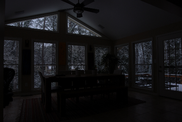
#> input picture hdr/example/sample-00.png, 182 x 122 px, shrunk from 484 x 324 before the run; its folder holds 4 pictures in this run
$ python main.py   (older library calls are emulated)
#> lines starting #> are read from the running program, lines starting #| are printed output that depends on the picture
#> in load_images_from_folder, img is the input picture: shape (122, 182, 3); mean B, G, R 20.4, 18.8, 19.2
### hdr/hdr.py
import numpy as np
import cv2
import random
import time

def linearWeight(pixel_value):
    """ Linear weighting function based on pixel intensity that reduces the
    weight of pixel values that are near saturation.

    Parameters
    ----------
    pixel_value : np.uint8
        A pixel intensity value from 0 to 255

    Returns
    -------
    weight : np.float64
        The weight corresponding to the input pixel intensity

    """
    z_min, z_max = 0., 255.
    if pixel_value <= (z_min + z_max) / 2:
        return pixel_value - z_min
    return z_max - pixel_value

# [17 lines left out: function allsampleIntensities, not called in this run]

def sampleIntensities(images):
    """Randomly sample pixel intensities from the exposure stack.

    Parameters
    ----------
    images : list<numpy.ndarray>
        A list containing a stack of single-channel (i.e., grayscale)
        layers of an HDR exposure stack

    Returns
    -------
    intensity_values : numpy.array, dtype=np.uint8
        An array containing a uniformly sampled intensity value from each
        exposure layer (shape = num_intensities x num_images)

    """
    z_min, z_max = 0, 255
    num_intensities = z_max - z_min + 1
    num_images = len(images)
    intensity_values = np.zeros((num_intensities, num_images), dtype=np.uint8)

    # Find the middle image to use as the source for pixel intensity locations
    mid_img = images[num_images // 2]

    for i in range(z_min, z_max + 1):
        rows, cols = np.where(mid_img == i)
        if len(rows) != 0:
            idx = random.randrange(len(rows))
            for j in range(num_images):
                intensity_values[i, j] = images[j][rows[idx], cols[idx]]
        # print(rows.size)

    return intensity_values


def computeResponseCurve(intensity_samples, log_exposures, smoothing_lambda, weighting_function):
    """Find the camera response curve for a single color channel

    Parameters
    ----------
    intensity_samples : numpy.ndarray
        Stack of single channel input values (num_samples x num_images)

    log_exposures : numpy.ndarray
        Log exposure times (size == num_images)

    smoothing_lambda : float
        A constant value used to correct for scale differences between
        data and smoothing terms in the constraint matrix -- source
        paper suggests a value of 100.

    weighting_function : callable
        Function that computes a weight from a pixel intensity

    Returns
    -------
    numpy.ndarray, dtype=np.float64
        Return a vector g(z) where the element at index i is the log exposure
        of a pixel with intensity value z = i (e.g., g[0] is the log exposure
        of z=0, g[1] is the log exposure of z=1, etc.)
    """
    z_min, z_max = 0, 255
    intensity_range = 255  # difference between min and max possible pixel value for uint8
    num_samples = intensity_samples.shape[0]
    num_images = len(log_exposures)

    # NxP + [(Zmax-1) - (Zmin + 1)] + 1 constraints; N + 256 columns
    mat_A = np.zeros((num_images * num_samples + intensity_range, num_samples + intensity_range + 1), dtype=np.float64)
    mat_b = np.zeros((mat_A.shape[0], 1), dtype=np.float64)

    # 1. Add data-fitting constraints:
    k = 0
    for i in range(num_samples):
        for j in range(num_images):
            z_ij = intensity_samples[i, j]
            w_ij = weighting_function(z_ij)
            mat_A[k, z_ij] = w_ij
            mat_A[k, (intensity_range + 1) + i] = -w_ij
            mat_b[k, 0] = w_ij * log_exposures[j]
            k += 1

    # 2. Add smoothing constraints:
    for z_k in range(z_min + 1, z_max):
        w_k = weighting_function(z_k)
        mat_A[k, z_k - 1] = w_k * smoothing_lambda
        mat_A[k, z_k    ] = -2 * w_k * smoothing_lambda
        mat_A[k, z_k + 1] = w_k * smoothing_lambda
        k += 1

    # 3. Add color curve centering constraint:
    mat_A[k, (z_max - z_min) // 2] = 1

    inv_A = np.linalg.pinv(mat_A)
    x = np.dot(inv_A, mat_b)

    g = x[0: intensity_range + 1]
    return g[:, 0]


def computeRadianceMap(images, log_exposure_times, response_curve, weighting_function):
    """Calculate a radiance map for each pixel from the response curve.

    Parameters
    ----------
    images : list
        Collection containing a single color layer (i.e., grayscale)
        from each image in the exposure stack. (size == num_images)

    log_exposure_times : numpy.ndarray
        Array containing the log exposure times for each image in the
        exposure stack (size == num_images)

    response_curve : numpy.ndarray
        Least-squares fitted log exposure of each pixel value z

    weighting_function : callable
        Function that computes the weights

    Returns
    -------
    numpy.ndarray(dtype=np.float64)
        The image radiance map (in log space)
    """
    img_shape = images[0].shape
    img_rad_map = np.zeros(img_shape, dtype=np.float64)

    num_images = len(images)
    for i in range(img_shape[0]):
        for j in range(img_shape[1]):
            g = np.array([response_curve[images[k][i, j]] for k in range(num_images)])
            w = np.array([weighting_function(images[k][i, j]) for k in range(num_images)])
            SumW = np.sum(w)
            if SumW > 0:
                img_rad_map[i, j] = np.sum(w * (g - log_exposure_times) / SumW)
            else:
                img_rad_map[i, j] = g[num_images // 2] - log_exposure_times[num_images // 2]
    return img_rad_map


def globalToneMapping(image, gamma):
    """Global tone mapping using gamma correction
    ----------
    images : <numpy.ndarray>
        Image needed to be corrected
    gamma : floating number
        The number for gamma correction. Higher value for brighter result; lower for darker
    Returns
    -------
    numpy.ndarray
        The resulting image after gamma correction
    """
    image_corrected = cv2.pow(image/255., 1.0/gamma)
    return image_corrected


def intensityAdjustment(image, template):
    """Tune image intensity based on template
        ----------
        images : <numpy.ndarray>
            image needed to be adjusted
        template : <numpy.ndarray>
            Typically we use the middle image from image stack. We want to match the image
            intensity for each channel to template's
        Returns
        -------
        numpy.ndarray
            The resulting image after intensity adjustment
        """
    m, n, channel = image.shape
    output = np.zeros((m, n, channel))
    for ch in range(channel):
        image_avg, template_avg = np.average(image[:, :, ch]), np.average(template[:, :, ch])
        output[..., ch] = image[..., ch] * (template_avg / image_avg)

    return output


def computeHDR(images, log_exposure_times, smoothing_lambda=100., gamma=0.6):
    """Computational pipeline to produce the HDR images
    ----------
    images : list<numpy.ndarray>
        A list containing an exposure stack of images
    log_exposure_times : numpy.ndarray
        The log exposure times for each image in the exposure stack
    smoothing_lambda : np.int (Optional)
        A constant value to correct for scale differences between
        data and smoothing terms in the constraint matrix -- source
        paper suggests a value of 100.
    Returns
    -------
    numpy.ndarray
        The resulting HDR with intensities scaled to fit uint8 range
    """
#> called with log_exposure_times = array of shape (2,), smoothing_lambda = 100, gamma = 0.6

    num_channels = images[0].shape[2]
#> num_channels = 3
    hdr_image = np.zeros(images[0].shape, dtype=np.float64)
#> hdr_image: shape (122, 182, 3) float64; every value is 0

    for channel in range(num_channels):
        # Collect the current layer of each input image from the exposure stack
        layer_stack = [img[:, :, channel] for img in images]

        # Sample image intensities
        intensity_samples = sampleIntensities(layer_stack)

        # Compute Response Curve
        response_curve = computeResponseCurve(intensity_samples, log_exposure_times, smoothing_lambda, linearWeight)

        # Build radiance map
        img_rad_map = computeRadianceMap(layer_stack, log_exposure_times, response_curve, linearWeight)

        # Normalize hdr layer to (0, 255)
        # hdr_image[..., channel] = cv2.normalize(img_rad_map, alpha=0, beta=255, norm_type=cv2.NORM_MINMAX)
        hdr_image[..., channel] = cv2.normalize(img_rad_map, None, alpha=0, beta=255, norm_type=cv2.NORM_MINMAX)
#> this loop made 3 passes
#> pass 1, in sampleIntensities, `mid_img = images[num_images // 2]`:
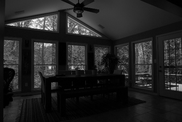
#> mid_img: shape (122, 182); min 0, max 255, mean 35.3
#> after the loop:
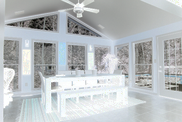
#> hdr_image: shape (122, 182, 3) float64; mean of channels 0, 1, 2 191.9, 189.7, 184.9; drawn with min black and max white
#> after the loop:
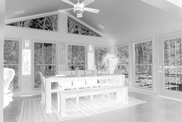
#> img_rad_map: shape (122, 182) float64; min -0.773, max 4.02, mean 2.7; drawn with min black and max white


    # Global tone mapping
    image_mapped = globalToneMapping(hdr_image, gamma)
#> in globalToneMapping, `image_corrected = cv2.pow(image/255., 1.0/gamma)`: image_corrected: shape (122, 182, 3) float64; 0% of the values are NaN or infinite; the others: min 0.000121, max 1, mean 0.622

    # Adjust image intensity based on the middle image from image stack
    template = images[len(images)//2]
    image_tuned = intensityAdjustment(image_mapped, template)
#> after the loop in intensityAdjustment, `for ch in range(channel):`: output: shape (122, 182, 3) float64; every value is NaN or infinite

    # Output image
    # output = cv2.normalize(image_tuned, alpha=0, beta=255, norm_type=cv2.NORM_MINMAX)
    output = cv2.normalize(image_tuned, None, alpha=0, beta=255, norm_type=cv2.NORM_MINMAX)

    return output.astype(np.uint8)
#> returned value: shape (122, 182, 3); every value is 0

### hdr/main.py
import cv2
import numpy as np
import os
from hdr import computeHDR
# Load images and their log exposure times
def load_images_from_folder(folder):
    images = []
    log_exposure_times = []

    for i in range(6):  # Assuming 6 images: sample-00 to sample-05
        filename = f'sample-{i:02d}.png'
        img = cv2.imread(os.path.join(folder, filename))
        if img is not None:
            images.append(img)
            # Example exposure times (adjust as needed)
            exposure_time = 1 / (2 ** i)
            log_exposure_times.append(np.log(exposure_time))

    return images, np.array(log_exposure_times)

def main():
    # Path to your folder containing HDR images
    folder_path = 'example'

    # Load images and log exposure times
    images, log_exposure_times = load_images_from_folder(folder_path)

    # Check if images were loaded
    if not images:
        print("No images found in the specified folder.")
        return

    # Compute HDR image
    hdr_image = computeHDR(images, log_exposure_times)

    # Save or display the HDR image
    cv2.imwrite('hdr_result.jpg', hdr_image)
    cv2.imshow('HDR Image', hdr_image)
    cv2.waitKey(0)
    cv2.destroyAllWindows()

if __name__ == "__main__":
    main()
